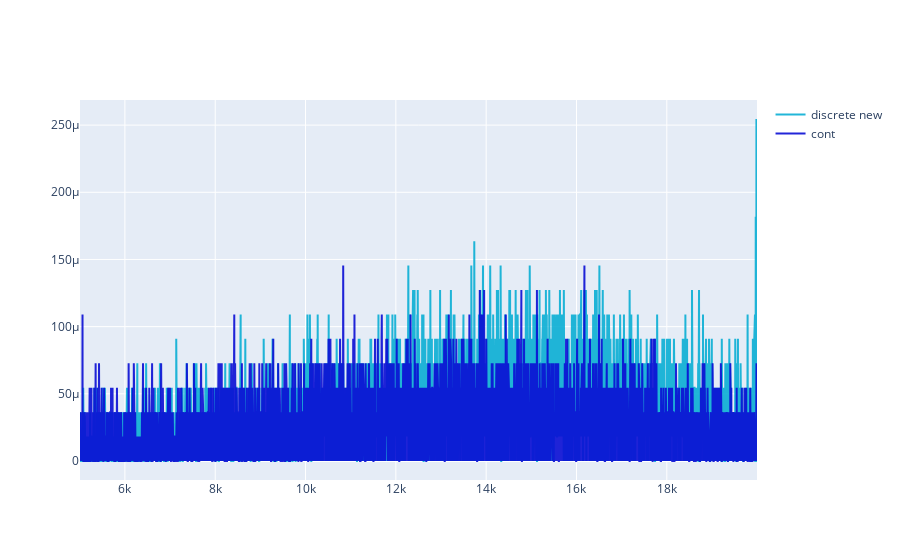

Notebook source saved alongside this figure:
### Code cell
fig = go.Figure(data=[trace_discr_new, trace_cont])

fig.show()

### Figure 1 — Plotly figure (JSON) as saved in the notebook; plotly's stock layout.template omitted (floating-point values rounded to 4 significant figures; data arrays with more than 128 entries replaced by an {"elided": "..."} marker saying what was removed)
{"data": [{"marker": {"color": "rgba(10, 174, 212 .9)"}, "name": "discrete new", "type": "scatter", "x": {"elided": "7999 float values"}, "y": {"elided": "8000 float values"}}, {"marker": {"color": "rgba(10, 14, 212 .9)"}, "name": "cont", "type": "scatter", "x": {"elided": "7999 float values"}, "y": {"elided": "8000 float values"}}], "layout": {}}
